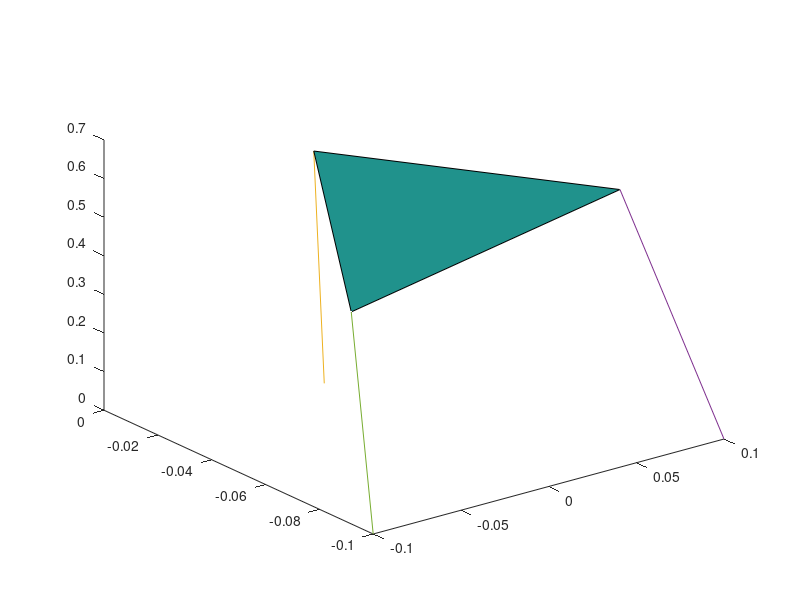

Here is the MATLAB script that generated this plot:
%% Motion control for a 3 DoF Stewart platform mechanism
%
% Arash Gobal
%
% This program provides the final length of the hydraulic jacks of a 3
% degree of freedom Stewart platform given the initial and limit length of
% jacks, their base positions and width and length of the platform and the
% platforms final required position (desired elevation and roll and pitch
% angles).
%
% For the sake of simplicity, jacks are assumed to be identical
%

%% Geometry of the mechanism

% Platform dimensions

prompt = {'Length (m):', 'Width (m):'};
dlg_title = 'Platform geometry';
num_lines = 1;
defaultans = {'0.0833', '0.1'};
answer = inputdlg(prompt, dlg_title, num_lines, defaultans);

platform_length = str2double(char(answer(1)));
platform_width = str2double(char(answer(2)));

% Jack properties

prompt = {'Closed length (m):', 'Displacement (m):'};
dlg_title = 'Jack properties';
num_lines = 1;
defaultans = {'0.42', '0.35'};
answer = inputdlg(prompt, dlg_title, num_lines, defaultans);

closed_length = str2double(char(answer(1)));
limit_length = str2double(char(answer(2)))+str2double(char(answer(1)));

% Jack base locations

prompt = {'X-1 (m):', 'Y-1 (m):', 'X-2 (m):', 'Y-2 (m):', 'X-3 (m):', 'Y-3 (m):'};
dlg_title = 'Jack basis';
num_lines = 1;
defaultans = {'0', '-0.01666', '0.1', '-0.1', '-0.1', '-0.1'};
answer = inputdlg(prompt, dlg_title, num_lines, defaultans);

jack1_b = [str2double(char(answer(1))) str2double(char(answer(2))) 0];
jack2_b = [str2double(char(answer(3))) str2double(char(answer(4))) 0];
jack3_b = [str2double(char(answer(5))) str2double(char(answer(6))) 0];


% Jack-to-platform connections

prompt = {'X-1 (m):', 'Y-1 (m):', 'X-2 (m):', 'Y-2 (m):', 'X-3 (m):', 'Y-3 (m):'};
dlg_title = 'Jack-to-platform connections';
num_lines = 1;
defaultans = {'0', '-0.01666', '0.1', '-0.1', '-0.1', '-0.1'};
answer = inputdlg(prompt, dlg_title, num_lines, defaultans);

jack1_p = [str2double(char(answer(1))) str2double(char(answer(2)))];
jack2_p = [str2double(char(answer(3))) str2double(char(answer(4)))];
jack3_p = [str2double(char(answer(5))) str2double(char(answer(6)))];

% Initial platform elevation and angles
z_0 = closed_length;    % initial elevation
theta_0 = 0;    % initial roll angle
phi_0 = 0;      % initial pitch angle

% Desired final platform location (central location and roll and pitch
% angles)

error = 1;
while (error == 1)
    prompt = {'Central elevation (m):', 'Roll angle (deg):', 'Pitch angle (deg):'};
    dlg_title = 'Final platform location';
    num_lines = 1;
    defaultans = {'0.6', '40', '40'};
    answer = inputdlg(prompt, dlg_title, num_lines, defaultans);

    z_final = str2double(char(answer(1)));
    theta = str2double(char(answer(2)))*pi/180;
    phi = str2double(char(answer(3)))*pi/180;
    
    e1 = z_final+jack1_p(1)*sin(phi)+jack1_p(2)*sin(theta);
    e2 = z_final+jack2_p(1)*sin(phi)+jack2_p(2)*sin(theta);
    e3 = z_final+jack3_p(1)*sin(phi)+jack3_p(2)*sin(theta);
    error = 0;
    if (e1 < closed_length) || (e2 < closed_length) || (e3 < closed_length) || (e1 > limit_length) || (e2 > limit_length) || (e3 > limit_length)
        error = 1;
    else
        error = 0;
    end
end

%% Final end locations
jack1_initial = [jack1_p z_0];
jack1_final = [jack1_initial(1)*cos(phi) jack1_initial(2)*cos(theta) z_final+jack1_initial(1)*sin(phi)+jack1_initial(2)*sin(theta)];
jack1_length = sqrt((jack1_final(1) - jack1_b(1))^2 + (jack1_final(2) - jack1_b(2))^2 + (jack1_final(3) - jack1_b(3))^2);

jack2_initial = [jack2_p z_0];
jack2_final = [jack2_initial(1)*cos(phi) jack2_initial(2)*cos(theta) z_final+jack2_initial(1)*sin(phi)+jack2_initial(2)*sin(theta)];
jack2_length = sqrt((jack2_final(1) - jack2_b(1))^2 + (jack2_final(2) - jack2_b(2))^2 + (jack2_final(3) - jack2_b(3))^2);

jack3_initial = [jack3_p z_0];
jack3_final = [jack3_initial(1)*cos(phi) jack3_initial(2)*cos(theta) z_final+jack3_initial(1)*sin(phi)+jack3_initial(2)*sin(theta)];
jack3_length = sqrt((jack3_final(1) - jack3_b(1))^2 + (jack3_final(2) - jack3_b(2))^2 + (jack3_final(3) - jack3_b(3))^2);

disp('Final displacements of each jack:');
S=sprintf('Jack 1 displacement: %0.5g meters',(jack1_length - z_0));
AZ0 = sprintf('Jack 1 initial angle w.r.t z axis: %0.5g degrees',(180/pi)*acos((jack1_initial(3) - jack1_b(3))/closed_length));
l1 = closed_length*sin(acos((jack1_initial(3) - jack1_b(3))/closed_length));
AX0 = sprintf('Jack 1 initial angle w.r.t x axis: %0.5g degrees',(180/pi)*acos((jack1_initial(1) - jack1_b(1))/l1));
AY0 = sprintf('Jack 1 initial angle w.r.t y axis: %0.5g degrees',(180/pi)*acos((jack1_initial(2) - jack1_b(2))/l1));
AZf = sprintf('Jack 1 final angle w.r.t z axis: %0.5g degrees',(180/pi)*acos((jack1_final(3) - jack1_b(3))/jack1_length));
l2 = jack1_length*sin(acos((jack1_final(3) - jack1_b(3))/jack1_length));
AXf = sprintf('Jack 1 final angle w.r.t x axis: %0.5g degrees',(180/pi)*acos((jack1_final(1) - jack1_b(1))/l2));
AYf = sprintf('Jack 1 final angle w.r.t y axis: %0.5g degrees',(180/pi)*acos((jack1_final(2) - jack1_b(2))/l2));
disp(S);
disp(AX0);
disp(AY0);
disp(AZ0);
disp(AXf);
disp(AYf);
disp(AZf);
S=sprintf('Jack 2 displacement: %0.5g meters',(jack2_length - z_0));
BZ0 = sprintf('Jack 2 initial angle w.r.t z axis: %0.5g degrees',(180/pi)*acos((jack2_initial(3) - jack2_b(3))/closed_length));
l1 = closed_length*sin(acos((jack2_initial(3) - jack2_b(3))/closed_length));
BX0 = sprintf('Jack 2 initial angle w.r.t x axis: %0.5g degrees',(180/pi)*acos((jack2_initial(1) - jack2_b(1))/l1));
BY0 = sprintf('Jack 2 initial angle w.r.t y axis: %0.5g degrees',(180/pi)*acos((jack2_initial(2) - jack2_b(2))/l1));
BZf = sprintf('Jack 2 final angle w.r.t z axis: %0.5g degrees',(180/pi)*acos((jack2_final(3) - jack2_b(3))/jack2_length));
l2 = jack2_length*sin(acos((jack2_final(3) - jack2_b(3))/jack2_length));
BXf = sprintf('Jack 2 final angle w.r.t x axis: %0.5g degrees',(180/pi)*acos((jack2_final(1) - jack2_b(1))/l2));
BYf = sprintf('Jack 2 final angle w.r.t y axis: %0.5g degrees',(180/pi)*acos((jack2_final(2) - jack2_b(2))/l2));
disp(S);
disp(BX0);
disp(BY0);
disp(BZ0);
disp(BXf);
disp(BYf);
disp(BZf);
S=sprintf('Jack 3 displacement: %0.5g meters',(jack3_length - z_0));
CZ0 = sprintf('Jack 3 initial angle w.r.t z axis: %0.5g degrees',(180/pi)*acos((jack3_initial(3) - jack3_b(3))/closed_length));
l1 = closed_length*sin(acos((jack3_initial(3) - jack3_b(3))/closed_length));
CX0 = sprintf('Jack 3 initial angle w.r.t x axis: %0.5g degrees',(180/pi)*acos((jack3_initial(1) - jack3_b(1))/l1));
CY0 = sprintf('Jack 3 initial angle w.r.t y axis: %0.5g degrees',(180/pi)*acos((jack3_initial(2) - jack3_b(2))/l1));
CZf = sprintf('Jack 3 final angle w.r.t z axis: %0.5g degrees',(180/pi)*acos((jack3_final(3) - jack3_b(3))/jack3_length));
l2 = jack3_length*sin(acos((jack3_final(3) - jack3_b(3))/jack3_length));
CXf = sprintf('Jack 3 final angle w.r.t x axis: %0.5g degrees',(180/pi)*acos((jack3_final(1) - jack3_b(1))/l2));
CYf = sprintf('Jack 3 final angle w.r.t y axis: %0.5g degrees',(180/pi)*acos((jack3_final(2) - jack3_b(2))/l2));
disp(S);
disp(CX0);
disp(CY0);
disp(CZ0);
disp(CXf);
disp(CYf);
disp(CZf);

% Plot the movement and base
xb = [jack1_b(1) jack2_b(1) jack3_b(1)];
yb = [jack1_b(2) jack2_b(2) jack3_b(2)];
zb = [jack1_b(3) jack2_b(3) jack3_b(3)];

x0 = [jack1_initial(1) jack2_initial(1) jack3_initial(1)];
y0 = [jack1_initial(2) jack2_initial(2) jack3_initial(2)];
z0 = [jack1_initial(3) jack2_initial(3) jack3_initial(3)];
plot3(0.1,0.0,0.7,-0.1,-0.1,0)
hold on

plot3([xb(1) x0(1)], [yb(1) y0(1)], [zb(1) z0(1)]);
plot3([xb(2) x0(2)], [yb(2) y0(2)], [zb(2) z0(2)]);
plot3([xb(3) x0(3)], [yb(3) y0(3)], [zb(3) z0(3)]);
fill3(x0,y0,z0,1);
hold off

for i = 1:100
    x = [(x0(1) + i*(jack1_final(1) - x0(1))/100) (x0(2) + i*(jack2_final(1) - x0(2))/100) (x0(3) + i*(jack3_final(1) - x0(3))/100)];
    y = [(y0(1) + i*(jack1_final(2) - y0(1))/100) (y0(2) + i*(jack2_final(2) - y0(2))/100) (y0(3) + i*(jack3_final(2) - y0(3))/100)];
    z = [(z0(1) + i*(jack1_final(3) - z0(1))/100) (z0(2) + i*(jack2_final(3) - z0(2))/100) (z0(3) + i*(jack3_final(3) - z0(3))/100)];
    plot3(0.1,0.0,0.7,-0.1,-0.1,0)
    hold on
    plot3([xb(1) x(1)], [yb(1) y(1)], [zb(1) z(1)]);
    plot3([xb(2) x(2)], [yb(2) y(2)], [zb(2) z(2)]);
    plot3([xb(3) x(3)], [yb(3) y(3)], [zb(3) z(3)]);
    fill3(x,y,z,1)
    hold off
    pause(0.1);
end
